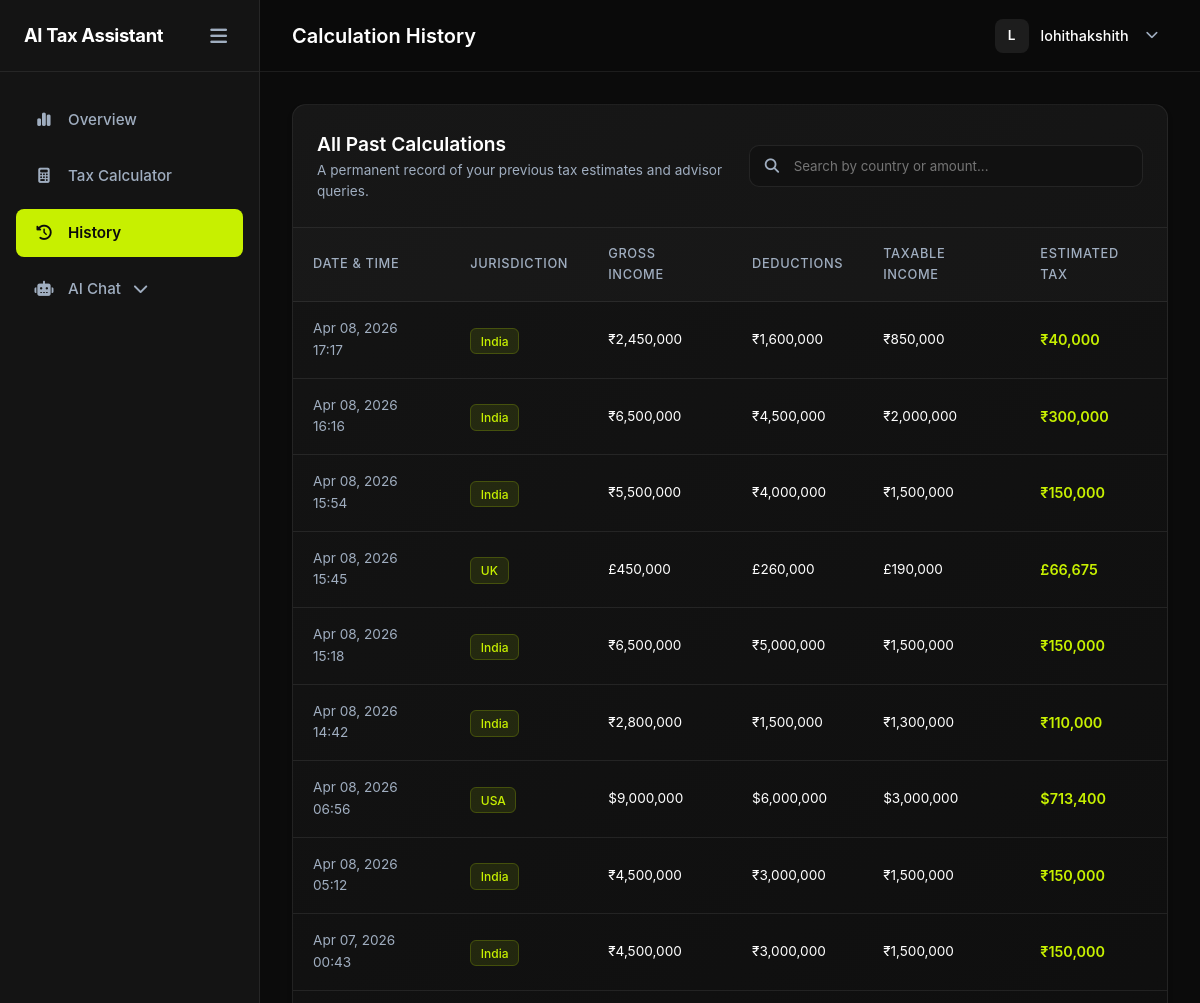
Before: /dashboard/history/ (signed in, upper part) with the older database file.
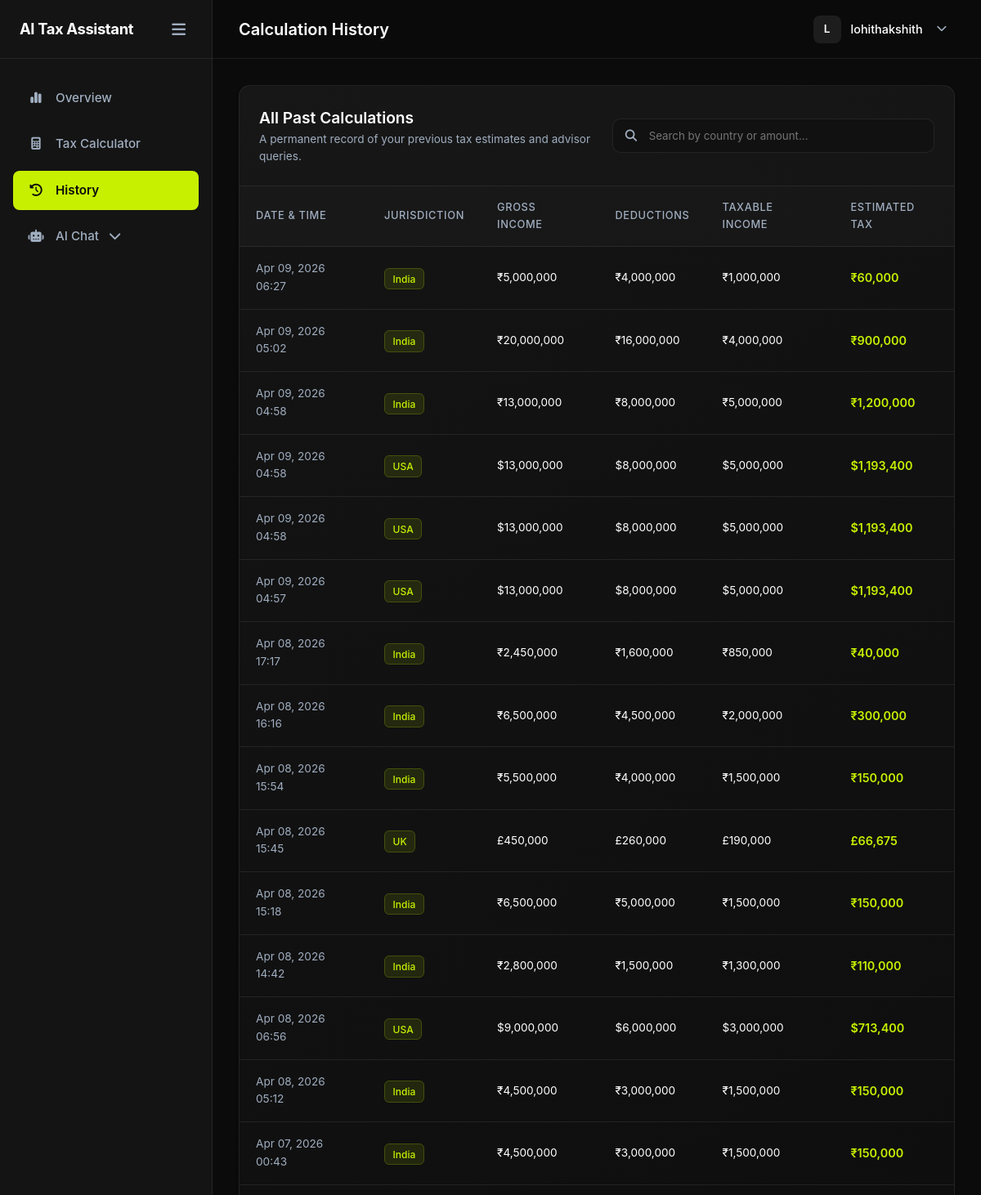
After: the same page with the newer database file.
### tax_engine/models.py (models this page shows, shortened)
class TaxCalculation(models.Model):
    user = models.ForeignKey(User, on_delete=models.CASCADE)
    country = models.CharField(max_length=50)
    income = models.FloatField()
    deductions = models.FloatField()
    taxable_income = models.FloatField()
    estimated_tax = models.FloatField()
    created_at = models.DateTimeField(auto_now_add=True)

### dashboard/views.py (the view)
# urls.py: path('dashboard/history/', views.history_view, name='history'),
@login_required
def history_view(request):
    calculations = TaxCalculation.objects.filter(user=request.user).order_by('-created_at')
    return render(request, 'dashboard/history.html', {'calculations': calculations})

### dashboard/templatetags/tax_tags.py (called while the page is built)
@register.filter
def currency_symbol(country_name):
    if not country_name:
        return "₹"  # Default to INR as per user preference
    country = str(country_name).lower().strip()
    mapping = {
        'india': '₹',
        'in': '₹',
        'inr': '₹',
        'us': '$',
        'usa': '$',
        'usd': '$',
        'united states': '$',
        'uk': '£',
        'gbp': '£',
        'united kingdom': '£',
        'gb': '£',
        'canada': 'C$',
        'cad': 'C$',
        'ca': 'C$',
        'australia': 'A$',
        'aud': 'A$',
        'au': 'A$',
        'europe': '€',
        'eu': '€',
        'euro': '€',
        'eur': '€',
    }
    return mapping.get(country, '₹')  # Default fallback to INR

@register.filter
def country_display(value):
    if not value:
        return "India"
    mapping = {
        'india': 'India',
        'in': 'India',
        'inr': 'India',
        'us': 'USA',
        'usa': 'USA',
        'usd': 'USA',
        'united states': 'USA',
        'uk': 'UK',
        'gbp': 'UK',
        'united kingdom': 'UK',
        'canada': 'Canada',
        'cad': 'Canada',
        'australia': 'Australia',
        'aud': 'Australia',
        'europe': 'European Union',
        'eu': 'European Union',
        'eur': 'European Union',
        'euro': 'European Union',
    }
    return mapping.get(str(value).lower().strip(), str(value).title())

### templates/dashboard/history.html (shortened to what this page needs)
{% extends 'base_app.html' %}
{% load tax_tags humanize %}
{% block page_title %}Calculation History{% endblock %}
{% block content %}
<div class="history-card">
    <div class="card-header flex-between align-center">
        <div>
            <h3>All Past Calculations</h3>
            <p class="text-muted text-sm mt-1">A permanent record of your previous tax estimates and advisor queries.
            </p>
        </div>
        <div class="search-wrapper">
            <i class="fa-solid fa-search"></i>
            <input type="text" id="historySearch" placeholder="Search by country or amount..." class="modern-input">
        </div>
    </div>
    <div class="card-body p-0">
        {% if calculations %}
        <div class="table-responsive">
            <table class="table table-hover" id="historyTable">
                <thead>
                    <tr>
                        <th>Date & Time</th>
                        <th>Jurisdiction</th>
                        <th>Gross Income</th>
                        <th>Deductions</th>
                        <th>Taxable Income</th>
                        <th>Estimated Tax</th>
                    </tr>
                </thead>
                <tbody>
                    {% for calc in calculations %}
                    <tr>
                        <td class="text-muted text-sm">{{ calc.created_at|date:"M d, Y H:i" }}</td>
                        <td>
                            <span class="badge"
                                style="background: rgba(199,240,0,0.1); color: var(--accent-neon); border: 1px solid rgba(199,240,0,0.2);">
                                {{ calc.country|country_display }}
                            </span>
                        </td>
                        <td class="text-sm">
                            {{ calc.country|currency_symbol }}{{ calc.income|floatformat:0|intcomma }}
                        </td>
                        <td class="text-sm">
                            {{ calc.country|currency_symbol }}{{ calc.deductions|floatformat:0|intcomma }}
                        </td>
                        <td class="text-sm">
                            {{ calc.country|currency_symbol }}{{ calc.taxable_income|floatformat:0|intcomma }}
                        </td>
                        <td class="text-accent font-weight-bold">
                            {{ calc.country|currency_symbol }}{{ calc.estimated_tax|floatformat:0|intcomma }}
                        </td>
                    </tr>
                    {% endfor %}
                </tbody>
            </table>
        </div>
        {% endif %}
    </div>
</div>
{% endblock %}

### templates/base_app.html (shortened to what this page needs)
{% load static %}
<!DOCTYPE html>
<html lang="en">
<head>
    <link rel="stylesheet" href="https://cdnjs.cloudflare.com/ajax/libs/font-awesome/6.5.1/css/all.min.css" />
    <link rel="stylesheet" href="{% static 'style.css' %}">
    <link rel="stylesheet" href="{% static 'dashboard.css' %}">
</head>
<body class="app-body">
    <aside class="app-sidebar" id="appSidebar">
        <div class="sidebar-header">
            <span class="logo">AI Tax Assistant</span>
            <button class="icon-btn" id="toggleSidebar"><i class="fa-solid fa-bars"></i></button>
        </div>
        <nav class="sidebar-nav">
            <a href="{% url 'dashboard' %}" class="nav-item">
                <span class="nav-icon"><i class="fa-solid fa-chart-simple"></i></span>
                <span class="nav-label">Overview</span>
            </a>
            <a href="{% url 'calculator' %}" class="nav-item">
                <span class="nav-icon"><i class="fa-solid fa-calculator"></i></span>
                <span class="nav-label">Tax Calculator</span>
            </a>
            <a href="{% url 'history' %}" class="nav-item">
                <span class="nav-icon"><i class="fa-solid fa-clock-rotate-left"></i></span>
                <span class="nav-label">History</span>
            </a>
            <a href="{% url 'chat' %}" class="nav-item chat-expandable" onclick="handleChatClick(event)"> <span
                    class="nav-icon"><i class="fa-solid fa-robot"></i></span>
                <span class="nav-label">AI Chat</span>
                <i class="fa-solid fa-chevron-down ml-auto"></i>
            </a>
        </nav>
    </aside>
    <div class="app-main">
        <header class="app-topbar">
            <div class="topbar-left">
                <h2 class="page-title">{% block page_title %}Dashboard{% endblock %}</h2>
            </div>
            <div class="topbar-right">
                <div class="user-profile-dropdown" id="userProfileDropdown">
                    <div class="user-profile-trigger" id="dropdownTrigger">
                        <div class="user-avatar" data-initials="{{ request.user.username|make_list|first|upper }}">
                            {{ request.user.username|make_list|first|upper }}
                        </div>
                        <span class="user-name">{{ request.user.username }}</span>
                        <i class="fa-solid fa-chevron-down"
                            style="font-size: 0.8rem; margin-left: 5px; color: var(--text-muted);"></i>
                    </div>
                </div>
            </div>
        </header>
        <main class="app-content container-fluid">
            {% block content %}
            {% endblock %}
        </main>
    </div>
</body>
</html>

### static/style.css (style rules this page uses)
html { scroll-behavior: smooth; }
* { margin: 0; padding: 0; box-sizing: border-box; font-family: 'Inter', system-ui, sans-serif; }
:root { --bg-main: #0b0b0b; --bg-card: #141414; --text-main: #ffffff; --text-muted: #b3b3b3; --border-color: #262626; --accent: #c7f000; }
body { background: var(--bg-main); color: var(--text-main); line-height: 1.6; }
a { text-decoration: none; color: var(--text-main); }
main { padding: 2rem; display: block; min-width: 320px; }

Changed rows visible on the page:
added TaxCalculation: created_at "Apr 09, 2026 06:27", country|country_display "India", country "₹", income "5,000,000", deductions "4,000,000", taxable_income "1,000,000", estimated_tax "60,000"
added TaxCalculation: created_at "Apr 09, 2026 05:02", country|country_display "India", country "₹", income "20,000,000", deductions "16,000,000", taxable_income "4,000,000", estimated_tax "900,000"
added TaxCalculation: created_at "Apr 09, 2026 04:58", country|country_display "India", country "₹", income "13,000,000", deductions "8,000,000", taxable_income "5,000,000", estimated_tax "1,200,000"
added TaxCalculation: created_at "Apr 09, 2026 04:58", country|country_display "USA", country "$", income "13,000,000", deductions "8,000,000", taxable_income "5,000,000", estimated_tax "1,193,400"
added TaxCalculation: created_at "Apr 09, 2026 04:58", country|country_display "USA", country "$", income "13,000,000", deductions "8,000,000", taxable_income "5,000,000", estimated_tax "1,193,400"
added TaxCalculation: created_at "Apr 09, 2026 04:57", country|country_display "USA", country "$", income "13,000,000", deductions "8,000,000", taxable_income "5,000,000", estimated_tax "1,193,400"
